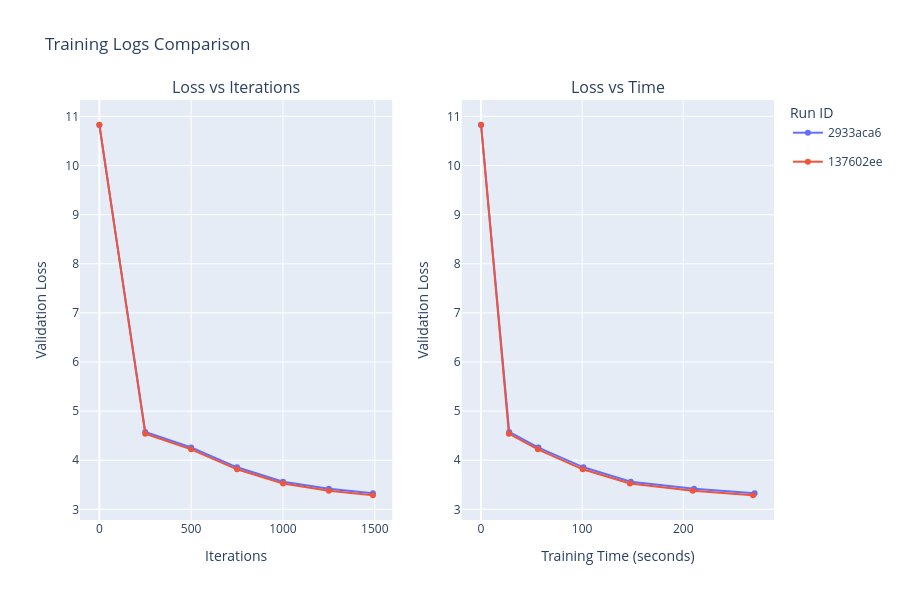

The cell this chart's notebook holds for it:
### Markdown cell above
# Log Analysis
This notebook parses the log files to visualize the validation loss against iterations and time. It also extracts key statistics like peak memory, total training time, and step average.

### Code cell
import os
import glob
import re
import plotly.graph_objects as go
from plotly.subplots import make_subplots

# Find all log files in the 'logs' folder
# log_files = sorted(glob.glob('logs/*.txt'))
log_files = ['logs/7794fd2f-54c5-486f-942f-07f71af6d9bc.txt', 'logs/2933aca6-15cf-4b4b-a8f6-f8ff1586084b.txt', 'logs/137602ee-f9b0-49f0-bb1f-578e9ee9a81a.txt']
print(f"Found {len(log_files)} log file(s)\n")

fig = make_subplots(rows=1, cols=2, subplot_titles=("Loss vs Iterations", "Loss vs Time"))
colors = ['#636EFA', '#EF553B', '#00CC96', '#AB63FA', '#FFA15A', '#19D3F3']

for idx, log_file in enumerate(log_files):
    iterations = []
    val_losses = []
    val_times = []
    peak_memory = "Not found"
    total_time = "Not found"
    final_step_avg = "Not found"
    
    with open(log_file, 'r') as f:
        for line in f:
            if 'val_loss:' in line:
                m = re.search(r'step:(\d+)/\d+.*val_loss:([\d\.]+).*train_time:(\d+)ms', line)
                if m:
                    iterations.append(int(m.group(1)))
                    val_losses.append(float(m.group(2)))
                    val_times.append(int(m.group(3)) / 1000.0)
                    
            if line.startswith('step:'):
                m = re.search(r'train_time:(\d+)ms step_avg:([\d\.]+)ms', line)
                if m:
                    total_time = f"{int(m.group(1)) / 1000.0:.2f}s"
                    final_step_avg = f"{m.group(2)}ms"
                    
            elif 'peak memory allocated' in line:
                peak_memory = line.strip()
    
    label = os.path.basename(log_file)[:8]
    color = colors[idx % len(colors)]
    print(f"--- {os.path.basename(log_file)} ---")
    print(f"Total Training Time: {total_time}")
    print(f"Final Step Average:  {final_step_avg}")
    print(f"Peak Memory:         {peak_memory}\n")
    
    if iterations:
        # Add Iteration trace
        fig.add_trace(
            go.Scatter(x=iterations, y=val_losses, name=f"{label}", mode='lines+markers', 
                       legendgroup=label, line=dict(color=color), marker=dict(color=color),
                       hovertemplate='Step: %{x}<br>Loss: %{y:.4f}'),
            row=1, col=1
        )
        # Add Time trace
        fig.add_trace(
            go.Scatter(x=val_times, y=val_losses, name=f"{label}", mode='lines+markers', 
                       legendgroup=label, line=dict(color=color), marker=dict(color=color),
                       showlegend=False, hovertemplate='Time: %{x:.2f}s<br>Loss: %{y:.4f}'),
            row=1, col=2
        )

fig.update_layout(
    title_text="Training Logs Comparison",
    height=600,
    legend_title="Run ID",
    hovermode="x unified"
)

fig.update_xaxes(title_text="Iterations", row=1, col=1)
fig.update_yaxes(title_text="Validation Loss", row=1, col=1)
fig.update_xaxes(title_text="Training Time (seconds)", row=1, col=2)
fig.update_yaxes(title_text="Validation Loss", row=1, col=2)

fig.show()

### Figure 1 — Plotly figure (JSON) as saved in the notebook; plotly's stock layout.template omitted (floating-point values rounded to 4 significant figures)
{"data": [{"hovertemplate": "Step: %{x}<br>Loss: %{y:.4f}", "legendgroup": "2933aca6", "line": {"color": "#636EFA"}, "marker": {"color": "#636EFA"}, "mode": "lines+markers", "name": "2933aca6", "type": "scatter", "x": [0, 250, 500, 750, 1000, 1250, 1490], "xaxis": "x", "y": [10.83, 4.576, 4.258, 3.856, 3.562, 3.418, 3.327], "yaxis": "y"}, {"hovertemplate": "Time: %{x:.2f}s<br>Loss: %{y:.4f}", "legendgroup": "2933aca6", "line": {"color": "#636EFA"}, "marker": {"color": "#636EFA"}, "mode": "lines+markers", "name": "2933aca6", "showlegend": false, "type": "scatter", "x": [0, 27.84, 56.75, 101.3, 148.2, 210.7, 270.7], "xaxis": "x2", "y": [10.83, 4.576, 4.258, 3.856, 3.562, 3.418, 3.327], "yaxis": "y2"}, {"hovertemplate": "Step: %{x}<br>Loss: %{y:.4f}", "legendgroup": "137602ee", "line": {"color": "#EF553B"}, "marker": {"color": "#EF553B"}, "mode": "lines+markers", "name": "137602ee", "type": "scatter", "x": [0, 250, 500, 750, 1000, 1250, 1490], "xaxis": "x", "y": [10.83, 4.539, 4.222, 3.815, 3.525, 3.38, 3.287], "yaxis": "y"}, {"hovertemplate": "Time: %{x:.2f}s<br>Loss: %{y:.4f}", "legendgroup": "137602ee", "line": {"color": "#EF553B"}, "marker": {"color": "#EF553B"}, "mode": "lines+markers", "name": "137602ee", "showlegend": false, "type": "scatter", "x": [0, 27.55, 56.27, 100.6, 147.3, 209.4, 269.1], "xaxis": "x2", "y": [10.83, 4.539, 4.222, 3.815, 3.525, 3.38, 3.287], "yaxis": "y2"}], "layout": {"annotations": [{"font": {"size": 16}, "showarrow": false, "text": "Loss vs Iterations", "x": 0.225, "xanchor": "center", "xref": "paper", "y": 1, "yanchor": "bottom", "yref": "paper"}, {"font": {"size": 16}, "showarrow": false, "text": "Loss vs Time", "x": 0.775, "xanchor": "center", "xref": "paper", "y": 1, "yanchor": "bottom", "yref": "paper"}], "height": 600, "hovermode": "x unified", "legend": {"title": {"text": "Run ID"}}, "title": {"text": "Training Logs Comparison"}, "xaxis": {"anchor": "y", "domain": [0, 0.45], "title": {"text": "Iterations"}}, "xaxis2": {"anchor": "y2", "domain": [0.55, 1], "title": {"text": "Training Time (seconds)"}}, "yaxis": {"anchor": "x", "domain": [0, 1], "title": {"text": "Validation Loss"}}, "yaxis2": {"anchor": "x2", "domain": [0, 1], "title": {"text": "Validation Loss"}}}}
